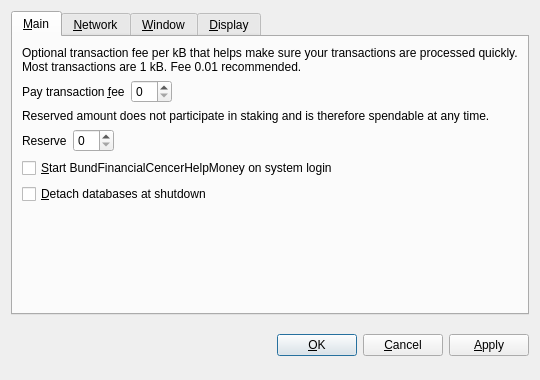
<?xml version="1.0" encoding="UTF-8"?>
<ui version="4.0">
 <class>OptionsDialog</class>
 <widget class="QDialog" name="OptionsDialog">
  <property name="geometry">
   <rect>
    <x>0</x>
    <y>0</y>
    <width>540</width>
    <height>380</height>
   </rect>
  </property>
  <property name="windowTitle">
   <string>Options</string>
  </property>
  <property name="modal">
   <bool>true</bool>
  </property>
  <layout class="QVBoxLayout" name="verticalLayout">
   <item>
    <widget class="QTabWidget" name="tabWidget">
     <property name="tabPosition">
      <enum>QTabWidget::North</enum>
     </property>
     <property name="currentIndex">
      <number>0</number>
     </property>
     <widget class="QWidget" name="tabMain">
      <attribute name="title">
       <string>&amp;Main</string>
      </attribute>
      <layout class="QVBoxLayout" name="verticalLayout_Main">
       <item>
        <widget class="QLabel" name="transactionFeeInfoLabel">
         <property name="text">
          <string>Optional transaction fee per kB that helps make sure your transactions are processed quickly. Most transactions are 1 kB. Fee 0.01 recommended.</string>
         </property>
         <property name="textFormat">
          <enum>Qt::PlainText</enum>
         </property>
         <property name="wordWrap">
          <bool>true</bool>
         </property>
        </widget>
       </item>
       <item>
        <layout class="QHBoxLayout" name="horizontalLayoutFee">
         <item>
          <widget class="QLabel" name="transactionFeeLabel">
           <property name="text">
            <string>Pay transaction &amp;fee</string>
           </property>
           <property name="textFormat">
            <enum>Qt::PlainText</enum>
           </property>
           <property name="buddy">
            <cstring>transactionFee</cstring>
           </property>
          </widget>
         </item>
         <item>
          <widget class="BitcoinAmountField" name="transactionFee"/>
         </item>
         <item>
          <spacer name="horizontalSpacerFee">
           <property name="orientation">
            <enum>Qt::Horizontal</enum>
           </property>
           <property name="sizeHint" stdset="0">
            <size>
             <width>40</width>
             <height>20</height>
            </size>
           </property>
          </spacer>
         </item>
        </layout>
       </item>
       <item>
        <widget class="QLabel" name="reserveBalanceInfoLabel">
         <property name="text">
          <string>Reserved amount does not participate in staking and is therefore spendable at any time.</string>
         </property>
         <property name="textFormat">
          <enum>Qt::PlainText</enum>
         </property>
         <property name="wordWrap">
          <bool>true</bool>
         </property>
        </widget>
       </item>
       <item>
        <layout class="QHBoxLayout" name="horizontalLayoutReserveBalance">
         <item>
          <widget class="QLabel" name="reserveBalanceLabel">
           <property name="text">
            <string>Reserve</string>
           </property>
           <property name="textFormat">
            <enum>Qt::PlainText</enum>
           </property>
           <property name="buddy">
            <cstring>reserveBalance</cstring>
           </property>
          </widget>
         </item>
         <item>
          <widget class="BitcoinAmountField" name="reserveBalance"/>
         </item>
         <item>
          <spacer name="horizontalSpacerReserveBalance">
           <property name="orientation">
            <enum>Qt::Horizontal</enum>
           </property>
           <property name="sizeHint" stdset="0">
            <size>
             <width>40</width>
             <height>20</height>
            </size>
           </property>
          </spacer>
         </item>
        </layout>
       </item>
       <item>
        <widget class="QCheckBox" name="bitcoinAtStartup">
         <property name="toolTip">
          <string>Automatically start BundFinancialCencerHelpMoney after logging in to the system.</string>
         </property>
         <property name="text">
          <string>&amp;Start BundFinancialCencerHelpMoney on system login</string>
         </property>
        </widget>
       </item>
       <item>
        <widget class="QCheckBox" name="detachDatabases">
         <property name="toolTip">
          <string>Detach block and address databases at shutdown. This means they can be moved to another data directory, but it slows down shutdown. The wallet is always detached.</string>
         </property>
         <property name="text">
          <string>&amp;Detach databases at shutdown</string>
         </property>
        </widget>
       </item>
       <item>
        <spacer name="verticalSpacer_Main">
         <property name="orientation">
          <enum>Qt::Vertical</enum>
         </property>
         <property name="sizeHint" stdset="0">
          <size>
           <width>20</width>
           <height>40</height>
          </size>
         </property>
        </spacer>
       </item>
      </layout>
     </widget>
     <widget class="QWidget" name="tabNetwork">
      <attribute name="title">
       <string>&amp;Network</string>
      </attribute>
      <layout class="QVBoxLayout" name="verticalLayout_Network">
       <item>
        <widget class="QCheckBox" name="mapPortUpnp">
         <property name="toolTip">
          <string>Automatically open the BundFinancialCencerHelpMoney client port on the router. This only works when your router supports UPnP and it is enabled.</string>
         </property>
         <property name="text">
          <string>Map port using &amp;UPnP</string>
         </property>
        </widget>
       </item>
       <item>
        <widget class="QCheckBox" name="connectSocks">
         <property name="toolTip">
          <string>Connect to the BundFinancialCencerHelpMoney network through a SOCKS proxy (e.g. when connecting through Tor).</string>
         </property>
         <property name="text">
          <string>&amp;Connect through SOCKS proxy:</string>
         </property>
        </widget>
       </item>
       <item>
        <layout class="QHBoxLayout" name="horizontalLayout_Network">
         <item>
          <widget class="QLabel" name="proxyIpLabel">
           <property name="text">
            <string>Proxy &amp;IP:</string>
           </property>
           <property name="textFormat">
            <enum>Qt::PlainText</enum>
           </property>
           <property name="buddy">
            <cstring>proxyIp</cstring>
           </property>
          </widget>
         </item>
         <item>
          <widget class="QValidatedLineEdit" name="proxyIp">
           <property name="maximumSize">
            <size>
             <width>140</width>
             <height>16777215</height>
            </size>
           </property>
           <property name="toolTip">
            <string>IP address of the proxy (e.g. 127.0.0.1)</string>
           </property>
          </widget>
         </item>
         <item>
          <widget class="QLabel" name="proxyPortLabel">
           <property name="text">
            <string>&amp;Port:</string>
           </property>
           <property name="textFormat">
            <enum>Qt::PlainText</enum>
           </property>
           <property name="buddy">
            <cstring>proxyPort</cstring>
           </property>
          </widget>
         </item>
         <item>
          <widget class="QLineEdit" name="proxyPort">
           <property name="maximumSize">
            <size>
             <width>55</width>
             <height>16777215</height>
            </size>
           </property>
           <property name="toolTip">
            <string>Port of the proxy (e.g. 9050)</string>
           </property>
          </widget>
         </item>
         <item>
          <widget class="QLabel" name="socksVersionLabel">
           <property name="text">
            <string>SOCKS &amp;Version:</string>
           </property>
           <property name="textFormat">
            <enum>Qt::PlainText</enum>
           </property>
           <property name="buddy">
            <cstring>socksVersion</cstring>
           </property>
          </widget>
         </item>
         <item>
          <widget class="QValueComboBox" name="socksVersion">
           <property name="toolTip">
            <string>SOCKS version of the proxy (e.g. 5)</string>
           </property>
          </widget>
         </item>
         <item>
          <spacer name="horizontalSpacer_Network">
           <property name="orientation">
            <enum>Qt::Horizontal</enum>
           </property>
           <property name="sizeHint" stdset="0">
            <size>
             <width>40</width>
             <height>20</height>
            </size>
           </property>
          </spacer>
         </item>
        </layout>
       </item>
       <item>
        <spacer name="verticalSpacer_Network">
         <property name="orientation">
          <enum>Qt::Vertical</enum>
         </property>
         <property name="sizeHint" stdset="0">
          <size>
           <width>20</width>
           <height>40</height>
          </size>
         </property>
        </spacer>
       </item>
      </layout>
     </widget>
     <widget class="QWidget" name="tabWindow">
      <attribute name="title">
       <string>&amp;Window</string>
      </attribute>
      <layout class="QVBoxLayout" name="verticalLayout_Window">
       <item>
        <widget class="QCheckBox" name="minimizeToTray">
         <property name="toolTip">
          <string>Show only a tray icon after minimizing the window.</string>
         </property>
         <property name="text">
          <string>&amp;Minimize to the tray instead of the taskbar</string>
         </property>
        </widget>
       </item>
       <item>
        <widget class="QCheckBox" name="minimizeOnClose">
         <property name="toolTip">
          <string>Minimize instead of exit the application when the window is closed. When this option is enabled, the application will be closed only after selecting Quit in the menu.</string>
         </property>
         <property name="text">
          <string>M&amp;inimize on close</string>
         </property>
        </widget>
       </item>
       <item>
        <spacer name="verticalSpacer_Window">
         <property name="orientation">
          <enum>Qt::Vertical</enum>
         </property>
         <property name="sizeHint" stdset="0">
          <size>
           <width>20</width>
           <height>40</height>
          </size>
         </property>
        </spacer>
       </item>
      </layout>
     </widget>
     <widget class="QWidget" name="tabDisplay">
      <attribute name="title">
       <string>&amp;Display</string>
      </attribute>
      <layout class="QVBoxLayout" name="verticalLayout_Display">
       <item>
        <layout class="QHBoxLayout" name="horizontalLayout_1_Display">
         <item>
          <widget class="QLabel" name="langLabel">
           <property name="text">
            <string>User Interface &amp;language:</string>
           </property>
           <property name="textFormat">
            <enum>Qt::PlainText</enum>
           </property>
           <property name="buddy">
            <cstring>lang</cstring>
           </property>
          </widget>
         </item>
         <item>
          <widget class="QValueComboBox" name="lang">
           <property name="toolTip">
            <string>The user interface language can be set here. This setting will take effect after restarting BundFinancialCencerHelpMoney.</string>
           </property>
          </widget>
         </item>
        </layout>
       </item>
       <item>
        <layout class="QHBoxLayout" name="horizontalLayout_2_Display">
         <item>
          <widget class="QLabel" name="unitLabel">
           <property name="text">
            <string>&amp;Unit to show amounts in:</string>
           </property>
           <property name="textFormat">
            <enum>Qt::PlainText</enum>
           </property>
           <property name="buddy">
            <cstring>unit</cstring>
           </property>
          </widget>
         </item>
         <item>
          <widget class="QValueComboBox" name="unit">
           <property name="toolTip">
            <string>Choose the default subdivision unit to show in the interface and when sending coins.</string>
           </property>
          </widget>
         </item>
        </layout>
       </item>
       <item>
        <widget class="QCheckBox" name="displayAddresses">
         <property name="toolTip">
          <string>Whether to show BundFinancialCencerHelpMoney addresses in the transaction list or not.</string>
         </property>
         <property name="text">
          <string>&amp;Display addresses in transaction list</string>
         </property>
        </widget>
       </item>
       <item>
        <widget class="QCheckBox" name="coinControlFeatures">
         <property name="toolTip">
          <string>Whether to show coin control features or not.</string>
         </property>
         <property name="text">
          <string>Display coin &amp;control features (experts only!)</string>
         </property>
        </widget>
       </item>
       <item>
        <spacer name="verticalSpacer_Display">
         <property name="orientation">
          <enum>Qt::Vertical</enum>
         </property>
         <property name="sizeHint" stdset="0">
          <size>
           <width>20</width>
           <height>40</height>
          </size>
         </property>
        </spacer>
       </item>
      </layout>
     </widget>
    </widget>
   </item>
   <item>
    <layout class="QHBoxLayout" name="horizontalLayout_Buttons">
     <item>
      <spacer name="horizontalSpacer_1">
       <property name="orientation">
        <enum>Qt::Horizontal</enum>
       </property>
       <property name="sizeHint" stdset="0">
        <size>
         <width>40</width>
         <height>48</height>
        </size>
       </property>
      </spacer>
     </item>
     <item>
      <widget class="QLabel" name="statusLabel">
       <property name="font">
        <font>
         <weight>75</weight>
         <bold>true</bold>
        </font>
       </property>
       <property name="text">
        <string/>
       </property>
       <property name="textFormat">
        <enum>Qt::PlainText</enum>
       </property>
       <property name="wordWrap">
        <bool>true</bool>
       </property>
      </widget>
     </item>
     <item>
      <spacer name="horizontalSpacer_2">
       <property name="orientation">
        <enum>Qt::Horizontal</enum>
       </property>
       <property name="sizeHint" stdset="0">
        <size>
         <width>40</width>
         <height>48</height>
        </size>
       </property>
      </spacer>
     </item>
     <item>
      <widget class="QPushButton" name="okButton">
       <property name="text">
        <string>&amp;OK</string>
       </property>
      </widget>
     </item>
     <item>
      <widget class="QPushButton" name="cancelButton">
       <property name="text">
        <string>&amp;Cancel</string>
       </property>
       <property name="autoDefault">
        <bool>false</bool>
       </property>
      </widget>
     </item>
     <item>
      <widget class="QPushButton" name="applyButton">
       <property name="text">
        <string>&amp;Apply</string>
       </property>
       <property name="autoDefault">
        <bool>false</bool>
       </property>
      </widget>
     </item>
    </layout>
   </item>
  </layout>
 </widget>
 <customwidgets>
  <customwidget>
   <class>BitcoinAmountField</class>
   <extends>QSpinBox</extends>
   <header>bitcoinamountfield.h</header>
  </customwidget>
  <customwidget>
   <class>QValueComboBox</class>
   <extends>QComboBox</extends>
   <header>qvaluecombobox.h</header>
  </customwidget>
  <customwidget>
   <class>QValidatedLineEdit</class>
   <extends>QLineEdit</extends>
   <header>qvalidatedlineedit.h</header>
  </customwidget>
 </customwidgets>
 <resources/>
 <connections/>
</ui>
